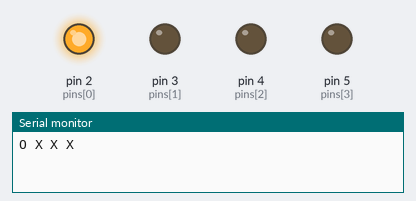
Simulated run of this sketch. Board: Arduino Uno, built with avr-gcc and run on an emulated ATmega328P. Parts: output pins drawn as LEDs (lit = HIGH), the last lines printed to the serial monitor.

Above: at 0.5 s.
At 2.5 s:
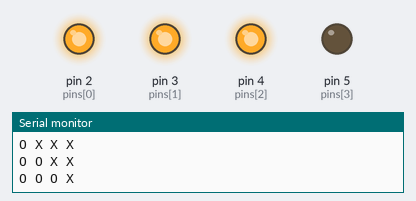
At 3.5 s:
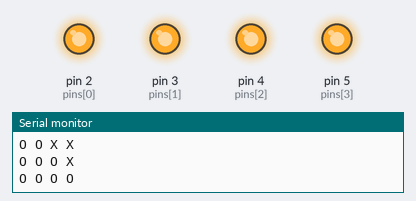
At 5.5 s:
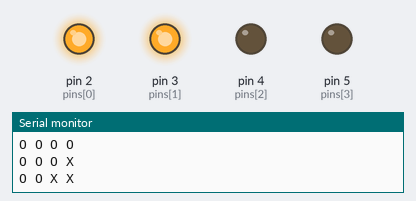
Timing chart, 0 to 6.9 s (numbered marks = the images above):
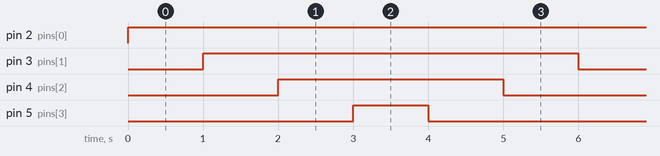

Measured:
- by itself, pin 2 (pins[0]): LOW → HIGH at 0.00 s
- by itself, pin 3 (pins[1]): alternates HIGH for 5.0 s and LOW for 1.0 s
- by itself, pin 4 (pins[2]): alternates HIGH for 3.0 s and LOW for 3.0 s
- by itself, pin 5 (pins[3]): alternates HIGH for 1.0 s and LOW for 5.0 s

The sketch:

sketch_sep20a.ino
```cpp
int pins[] = {2, 3, 4, 5};
int pattern = 1;
bool isRight = false;


void setup() {
  // put your setup code here, to run once:
  Serial.begin(9600);
  for ( int i = 0 ; i < 4 ; i ++ ) {
    pinMode(pins[i], OUTPUT);
    digitalWrite(pins[1], LOW);
  }
}

void loop() {
  // put your main code here, to run repeatedly:
  int temp = pattern;
  for ( int i = 0 ; i < 4 ; i ++ ) {
    if ( temp % 2 == 1 ) {
      Serial.print("O ");
      digitalWrite(pins[i], HIGH);
    }
    else {
      Serial.print("X ");
      digitalWrite(pins[i], LOW);
    }
    temp = temp >> 1;
  }
  if ( pattern == 15 ) {
    isRight = true;
  }
  if ( pattern == 1 ) {
    isRight = false;
  }
  pattern = shift(pattern);
  Serial.println();
  delay(1000);
}

int shift(int pat) {
  if ( isRight ) {
    pat = pat >> 1;
  }
  else {
    pat = pat << 1 | 0x01;
  }
  return pat;
}
```
